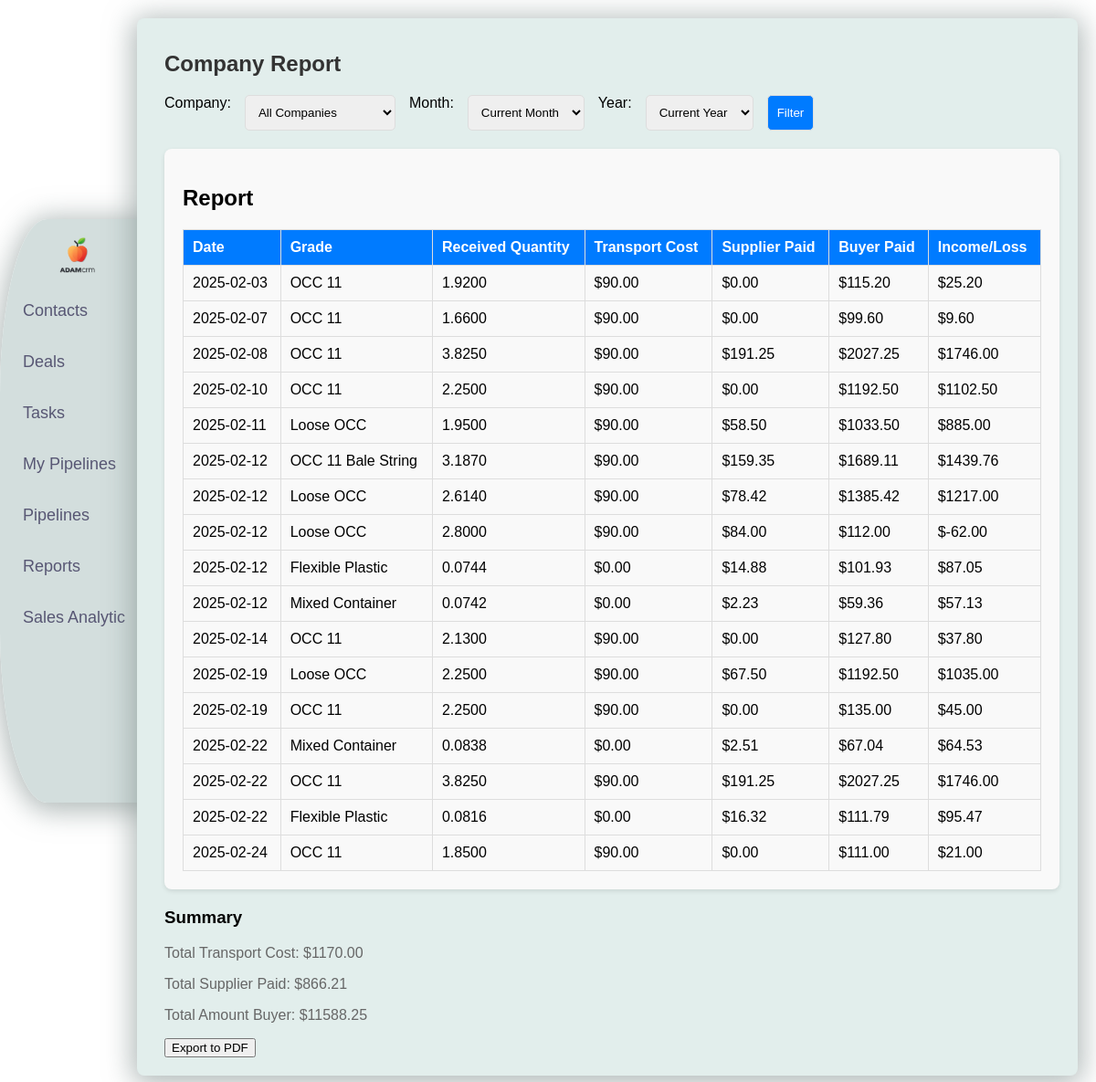
The app's page /reports/company/, older data.
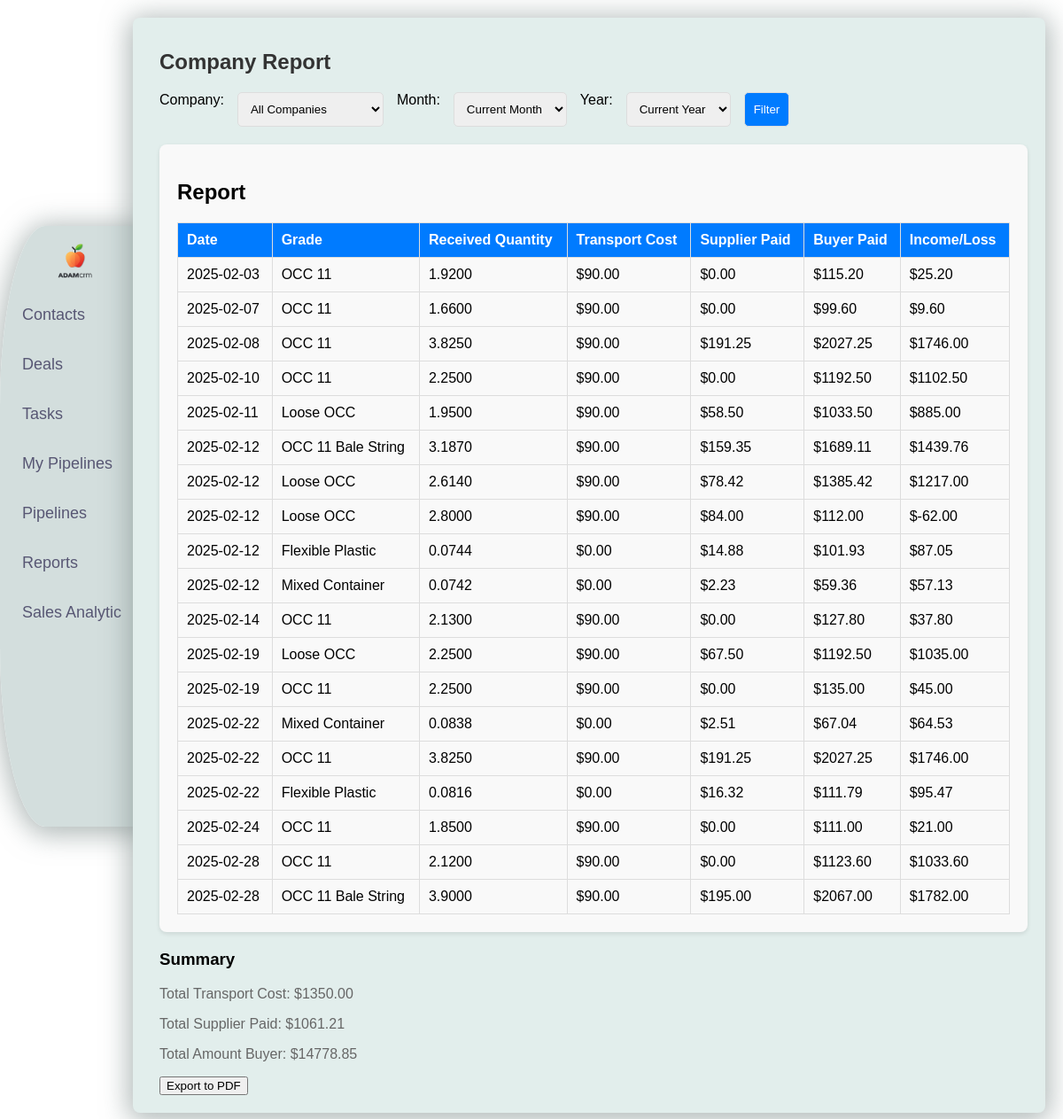
The same page, newer data.
### crm/models.py (models this page shows, shortened)
class Deals(models.Model):
    date = models.DateTimeField(default=timezone.now)  # Дата сделки
    supplier = models.ForeignKey(Company, on_delete=models.CASCADE, related_name='deals_as_supplier')
    buyer = models.ForeignKey(Company, on_delete=models.CASCADE, related_name='deals_as_buyer', null=True, blank=True)
    grade = models.CharField(max_length=255, choices=[(key, key) for key in settings.MATERIALS_LIST.keys()])
    shipped_quantity = models.DecimalField(max_digits=10, decimal_places=4, null=True, blank=True, default=0)  # Отправленный объем (тонны, паллеты и т.д.)
    shipped_pallets = models.PositiveIntegerField(default=0)  # Количество паллет (по умолчанию 0)
    scale_ticket = models.CharField(max_length=50, blank=True, null=True)  # Номер талона на весы (может быть пустым)
    received_quantity = models.DecimalField(max_digits=10, decimal_places=4, null=True, blank=True, default=0)  # Принятый объем (по умолчанию 0)
    received_pallets = models.IntegerField(default=0)  # Количество паллет, принятых (по умолчанию 0)
    supplier_price = models.DecimalField(max_digits=10, decimal_places=2, blank=True, null=True)  # Цена поставщика (может быть пустым)
    supplier_currency = models.CharField(max_length=10, default="CAD")  # Валюта поставщика (по умолчанию "CAD")
    supplier_total = models.DecimalField(max_digits=10, decimal_places=2, blank=True, null=True)  # Сумма поставщика (может быть пустым)
    buyer_price = models.DecimalField(max_digits=10, decimal_places=2)  # Цена покупателя
    buyer_currency = models.CharField(max_length=10, default="CAD")  # Валюта покупателя (по умолчанию "CAD")
    total_amount = models.DecimalField(max_digits=10, decimal_places=2,default=0)  # Итоговая сумма сделки
    invoice_number = models.CharField(max_length=50, blank=True, null=True)  # Номер счета (может быть пустым)
    paid_date = models.DateField(blank=True, null=True)  # Дата оплаты (может быть пустым)
    transport_cost = models.DecimalField(max_digits=10, decimal_places=2,default=0)  # Стоимость транспорта
    transport_company = models.CharField(max_length=255, blank=True, null=True)  # Название транспортной компании (может быть пустым)
    total_income_loss = models.DecimalField(max_digits=10, decimal_places=2,default=0)  # Общий доход/убыток

### crm/views.py (the view)
# urls.py: path("reports/company/", views.company_report, name="company_report"),
def company_report(request):
    now = datetime.now()
    current_month = now.month
    current_year = now.year
    selected_company_id = request.GET.get('company', '')
    month = request.GET.get('month', '') or str(current_month).zfill(2)
    year = request.GET.get('year', '') or str(current_year)
    transport_companies = Company.objects.filter(contacts__company_type='hauler')
    deals = Deals.objects.all()
    if selected_company_id:
        deals = deals.filter(Q(supplier__id=int(selected_company_id)) |
                             Q(buyer__id=int(selected_company_id)) |
                             Q(transport_company__in=transport_companies)
        )
    if month and year:
        deals = deals.filter(date__month=int(month), date__year=int(year))
    elif month:  # Если указан только месяц
        deals = deals.filter(date__month=int(month))
    elif year:  # Если указан только год
        deals = deals.filter(date__year=int(year))
    total_transport_cost = deals.aggregate(Sum('transport_cost'))['transport_cost__sum'] or 0
    total_supplier_paid = deals.aggregate(Sum('supplier_total'))['supplier_total__sum'] or 0
    total_amount_buyer = deals.aggregate(Sum('total_amount'))['total_amount__sum'] or 0
    total_buyer_paid = deals.aggregate(Sum('total_income_loss'))[
                           'total_income_loss__sum'] or 0  # Итог для покупателя (например, прибыль или убыток)
    companies = Company.objects.all()
    years = Deals.objects.annotate(year=ExtractYear('date')).values_list('year', flat=True).distinct()
    months = range(1, 13)  # Месяцы с 1 по 12
    context = {
        'deals': deals,
        'total_transport_cost': total_transport_cost,
        'total_supplier_paid': total_supplier_paid,
        'total_amount_buyer': total_amount_buyer,
        'total_buyer_paid': total_buyer_paid,  # Передаем total_buyer_paid в шаблон
        'companies': companies,
        'selected_company_id': int(selected_company_id) if selected_company_id.isdigit() else None,
        'month': month,
        'year': year,
        'years': sorted(years),  # Сортируем список лет для удобства
        'months': months,  # Месяцы для выпадающего списка
    }
    return render(request, 'crm/company_report.html', context)

### crm/templatetags/custom_filters.py (called while the page is built)
@register.filter(name='get_month_name')
def get_month_name(value):
    try:
        return calendar.month_name[int(value)]
    except (ValueError, IndexError):
        return value

### crm/templates/crm/company_report.html (shortened to what this page needs)
{% extends 'crm/index.html' %}
{% load static %}
{% load custom_filters %}
{% block content %}
    <h1>Company Report</h1>
    <form method="get" action="{% url 'company_report' %}" class="filter-form">
        <label for="company">Company:</label>
        <select name="company" id="company">
            <option value="">All Companies</option>
        </select>
        <label for="month">Month:</label>
        <select name="month" id="month">
            <option value="" {% if not month %}selected{% endif %}>Current Month</option>
        </select>
        <label for="year">Year:</label>
        <select name="year" id="year">
            <option value="" {% if not year %}selected{% endif %}>Current Year</option>
        </select>
        <button type="submit">
            Filter
        </button>
    </form>
    <div class="block">
        <h2>Report</h2>
        <table>
            <thead>
                <tr>
                    <th>Date</th>
                    <th>Grade</th>
                    <th>Received Quantity</th>
                    <th>Transport Cost</th>
                    <th>Supplier Paid</th>
                    <th>Buyer Paid</th>
                    <th>Income/Loss</th>
                </tr>
            </thead>
            <tbody>
                {% if deals %}
                    {% for deal in deals %}
                        <tr>
                            <td>{{ deal.date|date:"Y-m-d" }}</td>
                            <td>{{ deal.grade }}</td>
                            <td>{{ deal.received_quantity }}</td>
                            <td>${{ deal.transport_cost|floatformat:2 }}</td>
                            <td>${{ deal.supplier_total|floatformat:2 }}</td>
                            <td>${{ deal.total_amount|floatformat:2 }}</td>
                            <td>${{ deal.total_income_loss|floatformat:2 }}</td>
                        </tr>
                    {% endfor %}
                {% else %}
                    <tr>
                        <td colspan="6" style="text-align: center;">No data available for the selected filters.</td>
                    </tr>
                {% endif %}
            </tbody>
        </table>
    </div>
    <div>
        <h3>Summary</h3>
        <p>Total Transport Cost: ${{ total_transport_cost|floatformat:2 }}</p>
        <p>Total Supplier Paid: ${{ total_supplier_paid|floatformat:2 }}</p>
        <p>Total Amount Buyer: ${{ total_amount_buyer|floatformat:2 }}</p>
    </div>
    <form action="{% url 'export_company_report_pdf' %}" method="get">
        <button type="submit">Export to PDF</button>
    </form>
    <link rel="stylesheet" href="{% static 'crm/company_reports.css' %}">
{% endblock %}

### crm/templates/crm/index.html (shortened to what this page needs)
<!DOCTYPE html>
<html lang="en">
<head>
    {% load static %}
    <link rel="stylesheet" href="{% static 'crm/styles.css' %}">
    <link rel="stylesheet" href="{% static 'crm/deal_list.css' %}">
</head>
<body>
    <div class="layout">
        <nav class="sidebar">
            <ul>
                <div class="logo">
                    <a href="{% url 'sales_analytics' %}">
                        <img src="{% static 'crm/images/logo2.png' %}" alt="Logo" class="logo-img">
                    </a>
                </div>
                <li><a href="{% url 'contacts_list' %}">Contacts</a></li>
                <li><a href="{% url 'deal_list' %}">Deals</a></li>
                <li><a href="{% url 'task_list' %}">Tasks</a></li>
                <li><a href="{% url 'pipeline_list' %}">My Pipelines</a></li>
                <li><a href="{% url 'pipeline' %}">Pipelines</a></li>
                <li><a href="{% url 'report_list' %}">Reports</a></li>
                <li><a href="{% url 'sales_analytics' %}">Sales Analytic</a></li>
            </ul>
        </nav>
        <div class="content">
            {% block content %}
            {% endblock %}
        </div>
        <link rel="stylesheet" href="{% static 'crm/index.css' %}">
    </div>
</body>
</html>

### crm/static/crm/styles.css (style rules this page uses)
.logo img { max-height: 40px; width: auto; object-fit: contain; display: block; }
.logo-img { width: 30px; height: auto; }

### crm/static/crm/company_reports.css (style rules this page uses)
.filter-form { display: flex; flex-wrap: wrap; gap: 15px; margin-bottom: 20px; }
.filter-form select, .filter-form button { padding: 10px; border: 1px solid #ddd; border-radius: 5px; }
.filter-form button { background-color: #007BFF; color: white; cursor: pointer; }
.block { padding: 20px; background-color: #f9f9f9; border-radius: 8px; box-shadow: 0 2px 5px rgba(0, 0, 0, 0.1); margin-bottom: 20px; }
table { width: 100%; border-collapse: collapse; margin-top: 20px; }
table th, table td { padding: 10px; border: 1px solid #ddd; text-align: left; }
table th { background-color: #007BFF; color: white; }

### crm/static/crm/index.css (style rules this page uses)
body { margin: 0; font-family: Arial, sans-serif; background-color: white; }
.layout { display: flex; min-height: 100vh; flex-direction: row; position: relative; }
.sidebar { position: fixed; top: 20%; bottom: 30%; background-color: rgba(207, 219, 218, 0.9); width: 150px; padding: 20px 10px; left: 0; height: 50%; border-top-left-radius: 30%; border-bottom-left-radius: 30%; box-shadow: 0 4px 30px 5px rgba(124, 138, 137, 0.6); }
.sidebar ul { list-style: none; padding: 0; margin: 0; }
.sidebar ul li { margin-bottom: 15px; }
.sidebar ul li a { color: #585774; text-decoration: none; font-size: 18px; display: block; padding: 10px 15px; border-radius: 5px; }
.sidebar .logo { display: flex; justify-content: center; align-items: center; margin-bottom: 20px; }
.logo img { max-width: 100px; height: auto; }
.content { flex-grow: 1; padding: 20px; background-color: #e2eeec; border-radius: 8px; margin: 20px; box-shadow: 0 2px 5px rgba(0, 0, 0, 0.1); margin-left: 150px; padding-left: 30px; height: auto; z-index: 2; box-shadow: 0 4px 30px 5px rgba(124, 138, 137, 0.6); }
.content h1 { font-size: 24px; color: #333; margin-bottom: 20px; }
.content p { font-size: 16px; color: #666; }

Row changes from the older to the newer data that the page shows:
added Deals: date "2025-02-28", grade "OCC 11", received_quantity "2.1200", transport_cost "90.00", supplier_total "0.00", total_amount "1123.60", total_income_loss "1033.60"
added Deals: date "2025-02-28", grade "OCC 11 Bale String", received_quantity "3.9000", transport_cost "90.00", supplier_total "195.00", total_amount "2067.00", total_income_loss "1782.00"
Text that changed along with them:
{{ total_transport_cost|floatformat:2 }}: "1170.00" → "1350.00"
{{ total_supplier_paid|floatformat:2 }}: "866.21" → "1061.21"
{{ total_amount_buyer|floatformat:2 }}: "11588.25" → "14778.85"
